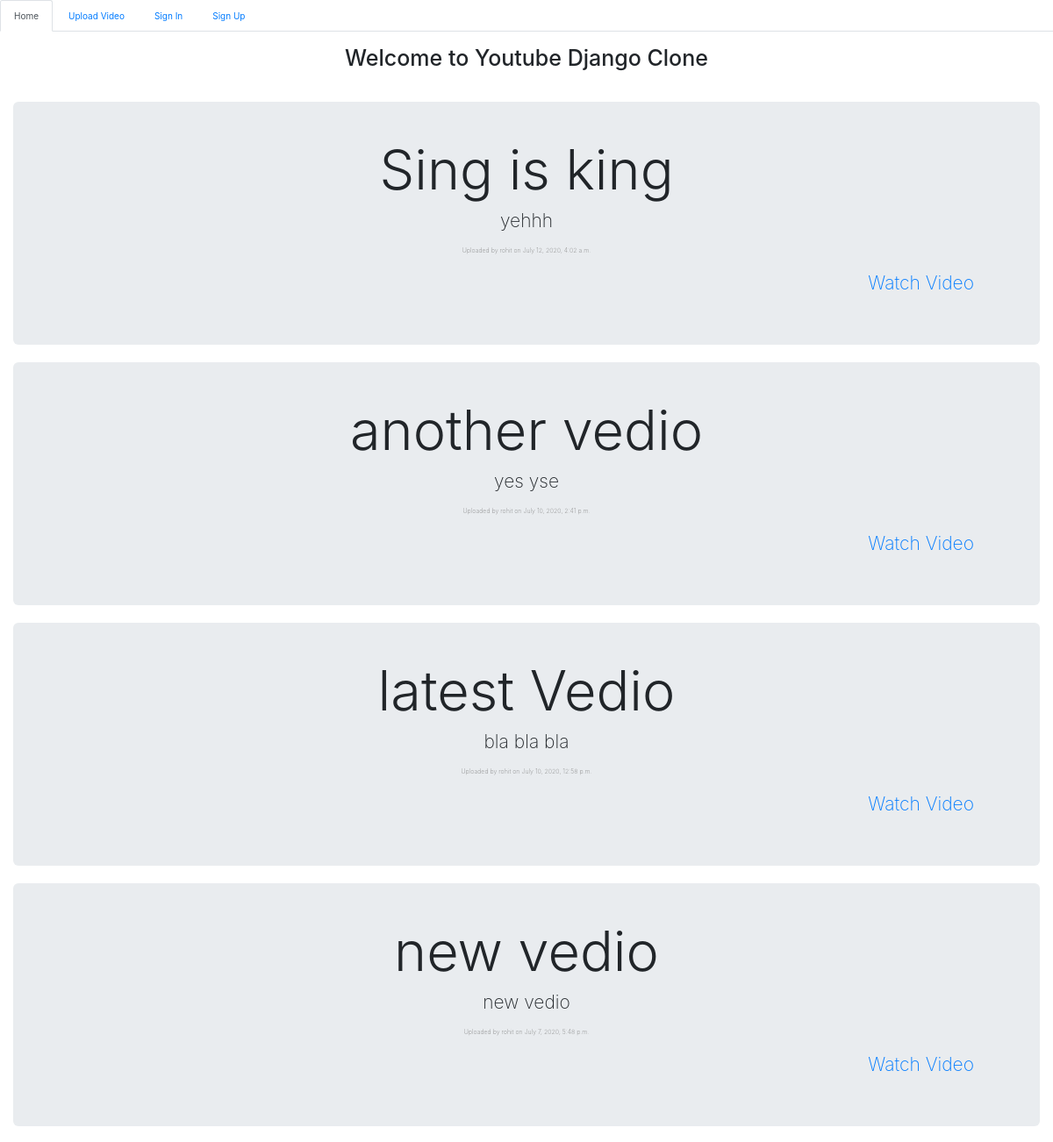
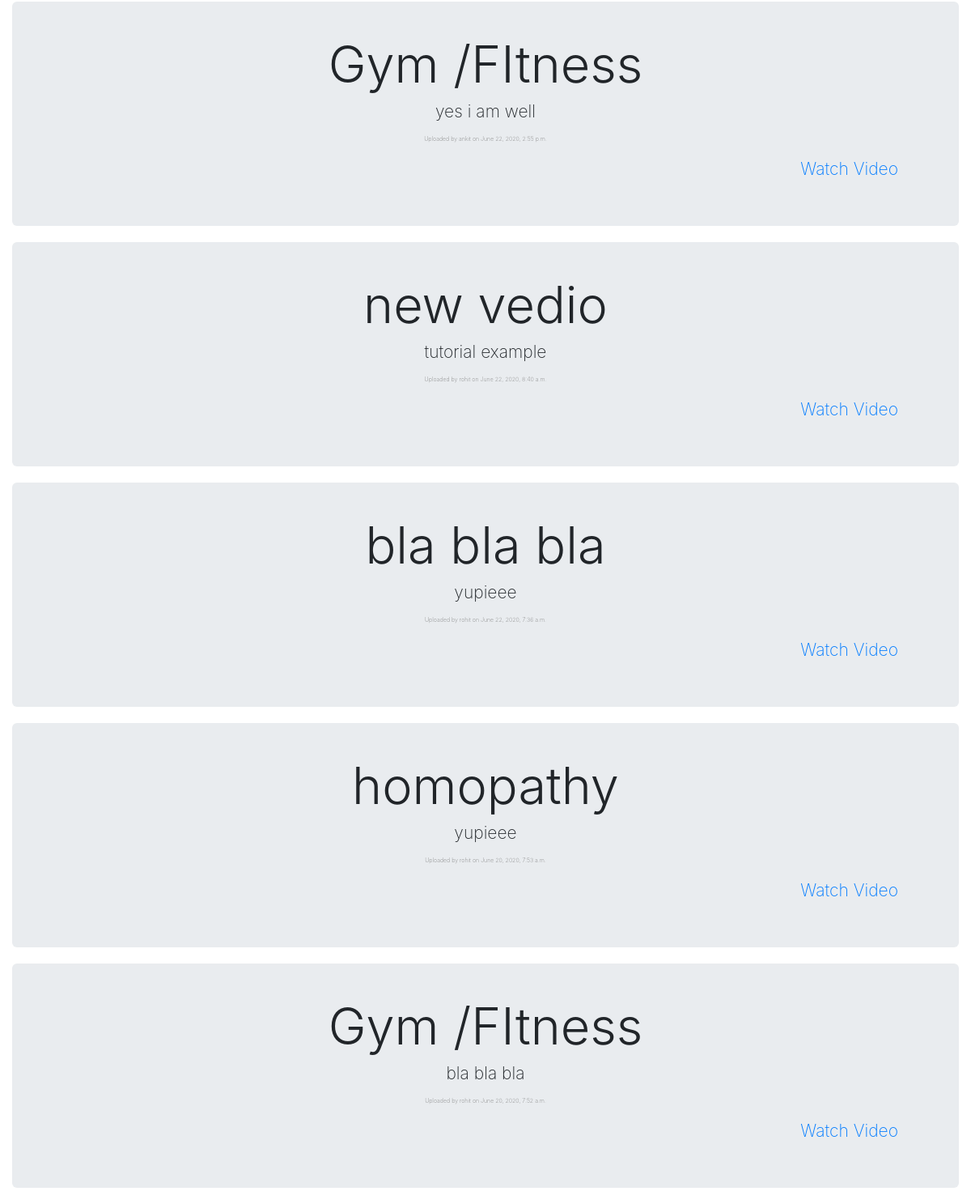
The page / on the database its author committed (2 pictures, top to bottom).
### youtubeapp/models.py (models this page shows)
class Vedio(models.Model):
	Title 		= models.CharField(max_length=300)
	Discription = models.CharField(max_length=300)
	path		= models.FileField(upload_to='documents/')
	user        = models.ForeignKey(User, on_delete=models.CASCADE)
	created_on	= models.DateTimeField(auto_now_add=True)

### youtube/views.py (the view)
# urls.py: url(r'^$',views.HomeView.as_view()),
class HomeView(View):
    template_name = 'index.html'
    def get(self, request):
        most_recent_videos = Vedio.objects.all().order_by('-id')
        return render(request, self.template_name, {'most_recent_videos': most_recent_videos})

### templates/index.html (shortened to what this page needs)
{% extends "homepage.html" %}
{% block body %}
<h1>Welcome to Youtube Django Clone</h1><br>
<br>
{% for videos in most_recent_videos %}
<div class="jumbotron jumbotron-fluid">
        <div class="container">
          <h1 class="display-4">{{ videos.Title }}</h1>
          <p class="lead">{{ videos.Discription }}</p>
          <p style="font-size: 7px; color:gray;">Uploaded by {{ videos.user }} on {{videos.created_on}} </p>
          <p style="text-align: right"><a href='/youtube/video/{{videos.id}}'>Watch Video</a></p>
        </div>
</div>
{% endfor %}
{% endblock %}

### templates/homepage.html (shortened to what this page needs)
<!DOCTYPE html>
<html>
<head>
	 <link rel="stylesheet" href="https://maxcdn.bootstrapcdn.com/bootstrap/3.3.7/css/bootstrap.min.css">
     {% load static %}
     <link rel="stylesheet" href="https://stackpath.bootstrapcdn.com/bootstrap/4.1.3/css/bootstrap.min.css">
</head>
<body>
 <center>
        <ul class="nav nav-tabs ">
            <li class="nav-item">
                <a class="nav-link {% if request.path == '/' %} active {% endif %}" href="/">Home</a>
            </li>
            <li class="nav-item">
                <a class="nav-link {% if request.path == '/new_video' %} active {% endif %}" href="youtube/newvedio">Upload Video</a>
            </li>
            {% if request.user.is_authenticated %}
            <li class="nav-item">
                <a class="nav-link" href="youtube/logout">Log Out!</a>
            </li>
            {% else  %}
            <li class="nav-item">
                <a class="nav-link {% if request.path == '/login' %} active {% endif %}" href="youtube/login">Sign In</a>
            </li>
            <li class="nav-item">
                <a class="nav-link {% if request.path == '/register' %} active {% endif %}" href="youtube/regester">Sign Up</a>
            </li>
            {% endif %}
        </ul>
        <br>
        <div class="container-fluid">
        {% block body %}
        {% endblock %}
    </div>
    </center>
    </body>
</body>
</html>

### rows shown on the page
Vedio: Title "Sing is king", Discription "yehhh", user "rohit", created_on "July 12, 2020, 4:02 a.m."
Vedio: Title "another vedio", Discription "yes yse", user "rohit", created_on "July 10, 2020, 2:41 p.m."
Vedio: Title "latest Vedio", Discription "bla bla bla", user "rohit", created_on "July 10, 2020, 12:58 p.m."
Vedio: Title "new vedio", Discription "new vedio", user "rohit", created_on "July 7, 2020, 5:48 p.m."
Vedio: Title "Gym /FItness", Discription "yes i am well", user "ankit", created_on "June 22, 2020, 2:55 p.m."
Vedio: Title "new vedio", Discription "tutorial example", user "rohit", created_on "June 22, 2020, 8:40 a.m."
Vedio: Title "bla bla bla", Discription "yupieee", user "rohit", created_on "June 22, 2020, 7:36 a.m."
Vedio: Title "homopathy", Discription "yupieee", user "rohit", created_on "June 20, 2020, 7:53 a.m."
Vedio: Title "Gym /FItness", Discription "bla bla bla", user "rohit", created_on "June 20, 2020, 7:52 a.m."
